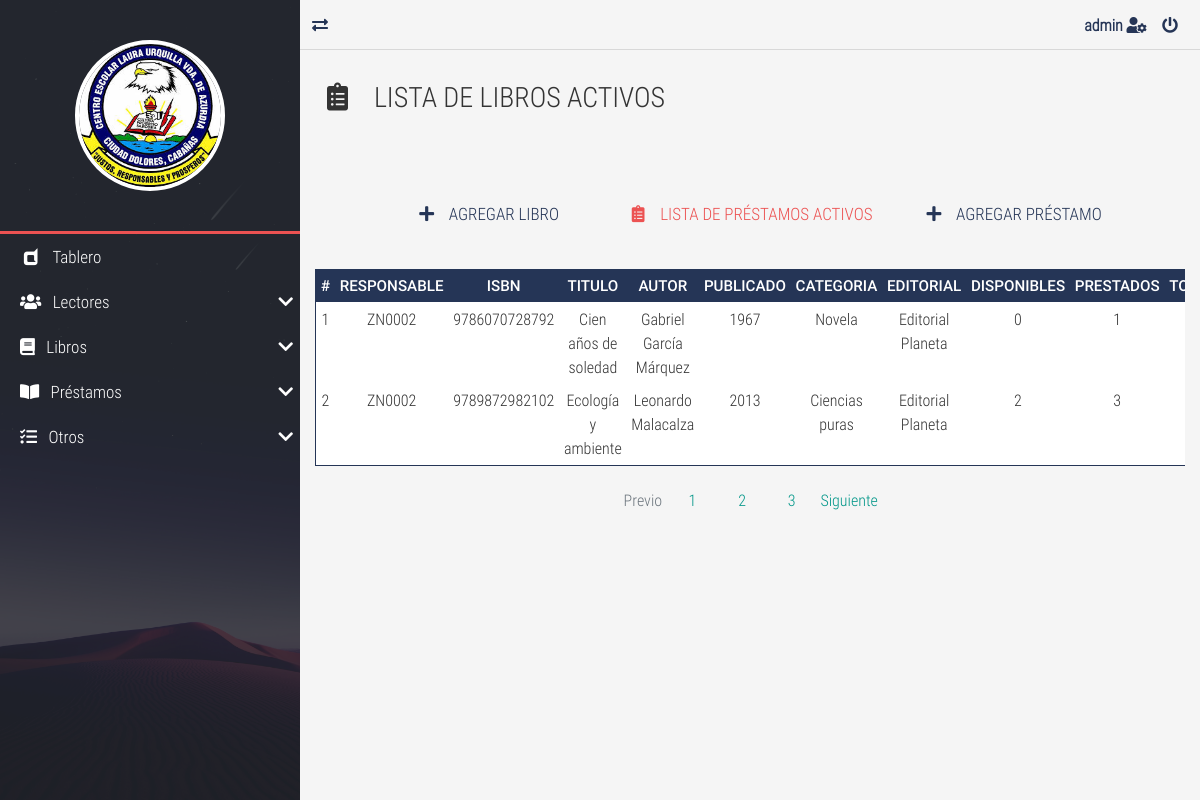
Screenshot of /reservation-pending.php (signed in) with the database file from the repository.
### tables this page shows
CREATE TABLE `libros` (
  `idLibro` int(8) NOT NULL,
  `isbn` varchar(13) NOT NULL,
  `titulo` varchar(250) NOT NULL,
  `autor` varchar(250) NOT NULL,
  `anioPublicacion` int(4) NOT NULL,
  `numEjemplares` int(8) NOT NULL,
  `estado` int(1) NOT NULL,
  `idCategoriaLibro` int(8) NOT NULL,
  `idEditorialLibro` int(8) NOT NULL,
  `idAdminLibro` int(8) NOT NULL
);

CREATE TABLE `usuarios` (
  `idUsuario` int(8) NOT NULL,
  `carnet` varchar(6) NOT NULL,
  `nombreUs` varchar(250) NOT NULL,
  `apellidoUs` varchar(250) NOT NULL,
  `sexo` int(1) NOT NULL,
  `tipoUs` int(1) NOT NULL
);

CREATE TABLE `categorias` (
  `idCategoria` int(8) NOT NULL,
  `categoria` varchar(250) NOT NULL
);

CREATE TABLE `editoriales` (
  `idEditorial` int(8) NOT NULL,
  `editorial` varchar(250) NOT NULL
);

CREATE TABLE `prestamos` (
  `idPrestamo` int(8) NOT NULL,
  `fechaPrestamo` varchar(10) NOT NULL,
  `fechaEntrega` varchar(10) NOT NULL,
  `estadoPrestamo` int(1) NOT NULL,
  `idLibroPrestamo` int(8) DEFAULT NULL,
  `idUsuarioPrestamo` int(8) DEFAULT NULL,
  `cantidad` int(10) NOT NULL,
  `idAdminPrestamo` int(8) DEFAULT NULL
);

### reservation-pending.php (the view, shortened to what this page needs)
<!DOCTYPE html>
<html lang="es">
<head>
    <link rel="stylesheet" href="./css/normalize.css">
    <link rel="stylesheet" href="./css/bootstrap.min.css">
    <link rel="stylesheet" href="./css/bootstrap-material-design.min.css">
    <link rel="stylesheet" href="./css/all.css">
    <link rel="stylesheet" href="./css/sweetalert2.min.css">
    <link rel="stylesheet" href="./css/jquery.mCustomScrollbar.css">
    <link rel="stylesheet" href="./css/style.css">
</head>
<body>
    <main class="full-box main-container">
        <section class="full-box nav-lateral">
            <div class="full-box nav-lateral-content">
                <figure class="full-box nav-lateral-avatar">
                    <img src="./assets/img/logo_ce.jpg" class="img-fluid" alt="Avatar">
                </figure>
                <div class="full-box nav-lateral-bar"></div>
            <?php
            Include "menu.php";
             ?>
            </div>
        </section>
        <section class="full-box page-content">
            <nav class="full-box navbar-info">
                <a href="#" class="float-left show-nav-lateral">
                    <i class="fas fa-exchange-alt"></i>
                </a>
                <a href="#">
                    <strong>
                        <?php
                         echo $_SESSION['usuario'];
                        ?>
                    </strong>
                    <i class="fas fa-user-cog"></i>
                </a>
                <a href="#" class="btn-exit-system">
                    <i class="fas fa-power-off"></i>
                </a>
            </nav>
            <div class="full-box page-header">
                <h3 class="text-left">
                    <i class="fas fa-clipboard-list fa-fw"></i> &nbsp; LISTA DE LIBROS ACTIVOS
                </h3>
            </div>
            <div class="container-fluid">
                <ul class="full-box list-unstyled page-nav-tabs">
                    <li>
                        <a href="book-new.php"><i class="fas fa-plus fa-fw"></i> &nbsp; AGREGAR LIBRO</a>
                    </li>
                    <li>
                        <a class="active" href="#"><i class="fas fa-clipboard-list fa-fw"></i> &nbsp; LISTA DE PRÉSTAMOS ACTIVOS</a>
                    </li>
                    <li>
                        <a href="reservation-new.php"><i class="fas fa-plus fa-fw"></i> &nbsp; AGREGAR PRÉSTAMO</a>
                    </li>
                </ul>
            </div>
           <div class="container-fluid">
				<div class="table-responsive">
                    <?php
                    require_once "BD/conexionBD.php";
                    $sql='SELECT libros.idLibro, libros.isbn, libros.titulo, libros.autor, libros.anioPublicacion, libros.numEjemplares, libros.numEjemplares - prestamos.cantidad AS resta, libros.estado, categorias.categoria, editoriales.editorial, libros.idAdminLibro, prestamos.cantidad, usuarios.carnet FROM libros INNER JOIN categorias ON libros.idCategoriaLibro=categorias.idCategoria INNER JOIN editoriales on libros.idEditorialLibro=editoriales.idEditorial INNER JOIN prestamos ON prestamos.idLibroPrestamo=libros.idLibro INNER JOIN usuarios ON prestamos.idUsuarioPrestamo=usuarios.idUsuario WHERE prestamos.estadoPrestamo=0';
                    $resultado=$mysqli->query($sql);
                    ?>
					<table class="table table-dark table-sm">
						<thead>
							<tr class="text-center roboto-medium">
								<th>#</th>
                                <th>RESPONSABLE</th>
								<th>ISBN</th>
								<th>TITULO</th>
								<th>AUTOR</th>
								<th>PUBLICADO</th>
                                <th>CATEGORIA</th>
                                <th>EDITORIAL</th>
                                <th>DISPONIBLES</th>
                                <th>PRESTADOS</th>
                                <th>TOTAL</th>
							</tr>
						</thead>
						<tbody>
							<?php
                            while ($row=$resultado->fetch_array(MYSQLI_ASSOC)) {
                            ?>
                            <tr class="text-center" >
                                <td><?php echo $row['idLibro']?></td>
                                <td><?php echo $row['carnet']?></td>
                                <td><?php echo $row['isbn']?></td>
                                <td><?php echo $row['titulo']?></td>
                                <td><?php echo $row['autor']?></td>
                                <td><?php echo $row['anioPublicacion']?></td>
                                 <td><?php echo $row['categoria']?></td>
                                <td><?php echo $row['editorial']?></td>
                                <td><?php echo $row['resta']?></td>
                                <td><?php echo $row['cantidad']?></td>
                                <td><?php echo $row['numEjemplares']?></td>
                            </tr>
                        <?php } ?>
						</tbody>
					</table>
				</div>
				<nav aria-label="Page navigation example">
					<ul class="pagination justify-content-center">
						<li class="page-item disabled">
							<a class="page-link" href="#" tabindex="-1">Previo</a>
						</li>
						<li class="page-item"><a class="page-link" href="#">1</a></li>
						<li class="page-item"><a class="page-link" href="#">2</a></li>
						<li class="page-item"><a class="page-link" href="#">3</a></li>
						<li class="page-item">
							<a class="page-link" href="#">Siguiente</a>
						</li>
					</ul>
				</nav>
			</div>
        </section>
    </main>
</body>
</html>

### css/all.css (style rules this page uses)
.fa, .fas, .far, .fal, .fab { -moz-osx-font-smoothing: grayscale; -webkit-font-smoothing: antialiased; display: inline-block; font-style: normal; font-variant: normal; text-rendering: auto; line-height: 1; }
.fa-fw { text-align: center; width: 1.25em; }
.fa-clipboard-list:before { content: "\f46d"; }
.fa-exchange-alt:before { content: "\f362"; }
.fa-plus:before { content: "\f067"; }
.fa-power-off:before { content: "\f011"; }
.fa-user-cog:before { content: "\f4fe"; }
.fa, .fas { font-family: 'Font Awesome 5 Free'; font-weight: 900; }

### css/style.css (style rules this page uses)
:root { --color-one: #F5F5F5; --color-two: #24292E; --color-three: #EC5252; --form-color: #14111A; --accent-color: #253556; --border-color: #D8D8D8; }
body,html { font-family: 'roboto_condensed_light'; width: 100vw; height: 100vh; background-color: var(--color-one); color: #333; font-size: 16px; }
.full-box { margin: 0; padding: 0; box-sizing: border-box; width: 100%; }
.page-header { padding: 30px 20px 60px 20px; }
.page-header > :nth-child(1) { padding-bottom: 7px; }
.page-nav-tabs { display: flex; justify-content: center; flex-wrap: wrap; margin-bottom: 30px; }
.page-nav-tabs li, .page-nav-tabs li a { height: 40px; line-height: 40px; }
.page-nav-tabs li { margin: 5px 20px; }
.page-nav-tabs li a { color: var(--accent-color); font-size: 17px; min-width: 200px; width: auto; display: block; text-align: center; user-select: none; transition: all .2s ease-in-out; border-bottom: 2px solid transparent; }
.page-nav-tabs li a.active { color: var(--color-three); cursor: none; pointer-events: none; }
.table thead th { color: #FFF; }
.table tbody tr { color: #333; transition: all .2s ease-in-out; }
.table-dark, .table { background-color: #fff; }
.table-dark { border: 1px solid var(--accent-color); }
.table-dark thead tr { background-color: var(--accent-color); }
.table-dark td, .table-dark thead th, .table-dark th { border: none; }
.page-link { transition: all .2s ease-in-out; }
.roboto-medium { font-family: 'roboto_medium_regular'; }
.main-container { height: 100%; position: absolute; top: 0; left: 0; overflow: hidden; }
.page-content, .nav-lateral { height: 100%; overflow: hidden; }
.page-content { position: relative; padding-left: 300px; transition: all .2s ease-in-out; padding-bottom: 20px; }
.nav-lateral { width: 300px; position: absolute; top: 0; left: 0; z-index: 1; transition: all .2s ease-in-out; background-image: url('../assets/img/nav-font.jpg'); background-position: center center; background-size: cover; }
.nav-lateral-content { max-width: 300px; height: 100%; background-color: rgba(36, 41, 46, .8); }
.nav-lateral-bar { height: 3px; background-color: var(--color-three); }
.nav-lateral-avatar { padding: 40px 0; }
.nav-lateral-avatar img { width: 50%; margin: 0 auto; display: block; border: 4px solid #FFF; border-radius: 100%; }
.navbar-info { height: 50px; border-bottom: 1px solid var(--border-color); text-align: right; padding-right: 10px; }
.navbar-info a { color: var(--accent-color); height: 50px; min-width: 40px; text-align: center; line-height: 50px; display: inline-block; transition: all .2s ease-out; user-select: none; }

### rows the page displays
libros: idLibro "1", usuarios.carnet "ZN0002", isbn "9786070728792", titulo "Cien años de soledad", autor "Gabriel García Márquez", anioPublicacion "1967", idCategoriaLibro.categoria "Novela", idEditorialLibro.editorial "Editorial Planeta", resta "0", prestamos.cantidad "1"
libros: idLibro "2", usuarios.carnet "ZN0002", isbn "9789872982102", titulo "Ecología y ambiente", autor "Leonardo Malacalza", anioPublicacion "2013", idCategoriaLibro.categoria "Ciencias puras", idEditorialLibro.editorial "Editorial Planeta", resta "2", prestamos.cantidad "3"

### other values shown
$_SESSION['usuario'] "admin"
